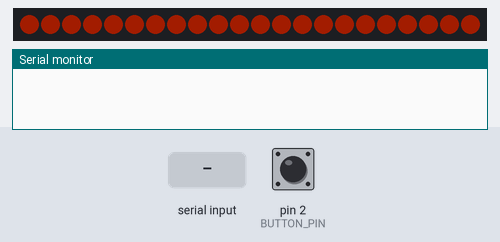
This sketch was run on a simulated Arduino Uno, built with avr-gcc and run on an emulated ATmega328P. On the bench: 22 RGB LEDs in strip order, left to right, the last lines printed to the serial monitor. The test bench sets the inputs (shaded band); at power-on: pin 2 (BUTTON_PIN) HIGH. Dim RGB values are drawn brighter than linear; EEPROM starts erased.

Above: at 0.95 s.
1.3 s: "SET;150\n" received over Serial
At 2.16 s:
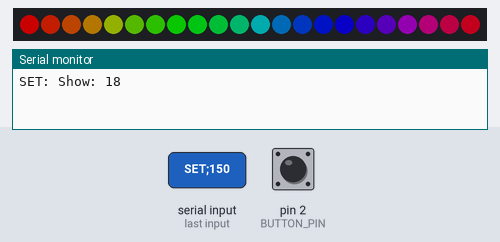
3.8 s: pin 2 (BUTTON_PIN) pulled LOW for 0.15 s
At 4.44 s:
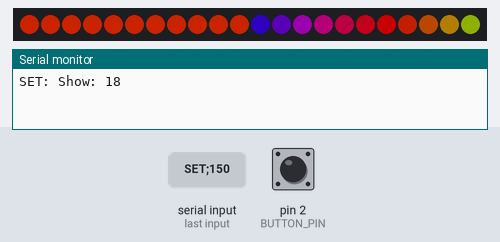
4.5 s: pin 2 (BUTTON_PIN) pulled LOW for 3.2 s
At 8.16 s:
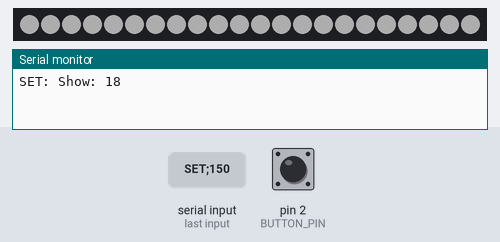
8.3 s: "OFF;1\n" received over Serial
At 9.69 s:
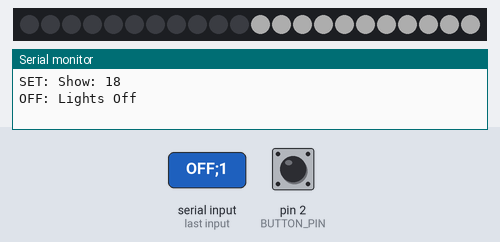
11.3 s: "ON;1\n" received over Serial
At 12.13 s:
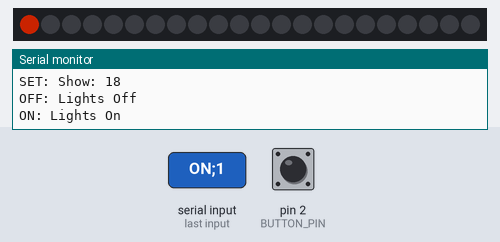
13.7 s: pin 2 (BUTTON_PIN) pulled LOW for 3.2 s
At 18.23 s:
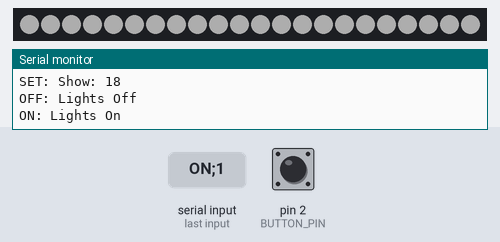
Timing chart, 0 to 18.5 s (numbered marks = the images above; inputs shaded):
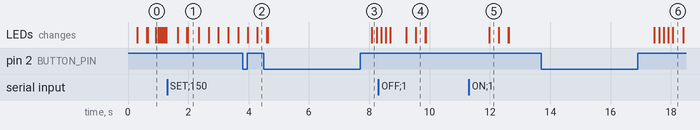

Measured:
- after the input at 1.3 s, the LEDs: first change after 0.34 s (image 1 shows a later state)
- after the input at 4.5 s, the LEDs: first differ from a run without the input after 3.6 s (image 3)
- after the input at 8.3 s, the LEDs: first differ from a run without the input after 0.93 s (image 4 shows a later state)
- after the input at 11.3 s, the LEDs: change after 0.68 s (image 5)
- after the input at 13.7 s, the LEDs: change after 3.8 s (image 6)

The sketch:

Computer_Case.ino
```cpp
#include <EEPROM.h>
#include <EEPROMAnything.h>

// This is a demonstration on how to use an input device to trigger changes on your neo pixels.
// You should wire a momentary push button to connect from ground to a digital IO pin.  When you
// press the button it will change to a new pixel animation.  Note that you need to press the
// button once to start the first animation!

#include <Adafruit_NeoPixel.h>


#define BUTTON_PIN 2    // Digital IO pin connected to the button.  This will be
                          // driven with a pull-up resistor so the switch should
                          // pull the pin to ground momentarily.  On a high -> low
                          // transition the button press logic will execute.

#define PIXEL_PIN    5    // Digital IO pin connected to the NeoPixels.

#define PIXEL_COUNT 22

const uint8_t BRIGHTNESS_DATA_START = 0;
const uint8_t SHOW_DATA_START = 4;
const uint8_t SHOW_ON_START = 8;
const uint8_t ANIMATION_START = 12;
const uint8_t PULSE_START = 16;

const int numBrightLevels = 10;
const float BRIGHT_LEVELS[numBrightLevels]={0.10,0.20,0.30,0.40,0.50,0.60,0.70,0.80,0.90,1.00};
uint8_t BrightnessIDX=0;

// Parameter 1 = number of pixels in strip,  neopixel stick has 8
// Parameter 2 = pin number (most are valid)
// Parameter 3 = pixel type flags, add together as needed:
//   NEO_RGB     Pixels are wired for RGB bitstream
//   NEO_GRB     Pixels are wired for GRB bitstream, correct for neopixel stick
//   NEO_KHZ400  400 KHz bitstream (e.g. FLORA pixels)
//   NEO_KHZ800  800 KHz bitstream (e.g. High Density LED strip), correct for neopixel stick
Adafruit_NeoPixel strip = Adafruit_NeoPixel(PIXEL_COUNT, PIXEL_PIN, NEO_GRB + NEO_KHZ800);

bool oldState = HIGH;
bool showOn= true;
int showType = 1;
int numShows = 19;
bool switchShows = false;
float Brightness = BRIGHT_LEVELS[3];
bool requiresLoop=0;
bool newButton=false;


unsigned long timeBetweenPresses = 10000;  // the last time the output pin was toggled
unsigned long timeHeld =0;
unsigned long lastPressTime = 0;    // the debounce time; increase if the output flickers
unsigned long lastPressDownTime=0;
unsigned long brightPressTime=1000;
unsigned long brightInitTime=250;
unsigned long brightEndTime=1500;
unsigned long startBrightCurr=0;
unsigned long debouncing_time = 400; // [ms] Debouncing time
volatile unsigned long last_micros;

uint8_t global_animation_time=30;
uint8_t global_pulse_time=20;

bool setBright = false;
bool firstcall=true;


#define DEBUG

void setup() {
  pinMode(BUTTON_PIN, INPUT_PULLUP);
  pinMode(PIXEL_PIN, OUTPUT);
  strip.begin();
  strip.show(); // Initialize all pixels to 'off'

  #ifdef DEBUG
    Serial.begin(115200);
  #endif

  attachInterrupt(digitalPinToInterrupt(BUTTON_PIN), debounceInterrupt, CHANGE);

  readSettings();

}

void loop() {
  if(firstcall){
    readSettings();
    firstcall=false;
  }
  else{
    if (!showOn){
      showColorAnimate(0,0,0, global_animation_time);
    }
    else if (setBright){
      startBlink(150);
      startBlink(150);
      showColor(128,128,128);
      while ((millis()-startBrightCurr)<brightEndTime){
        showColor(128,128,128);
      }
      setBright=false;
      }
    else{
      switchShows=false;
      startShow();
    }
  }
  handleSerial();
}

void startShow() {
  switch (showType){
      case 0: {showColorAnimate(255, 46, 0,global_animation_time);
          requiresLoop=0;
        } //Red
        break;
      case 1: {genPulse(255, 46, 0,global_pulse_time);
          requiresLoop=0;
        } //Red
        break;
      case 2:{showColorAnimate(255, 255, 0,global_animation_time);
          requiresLoop=0;
        }//Yellow
        break;
      case 3: {genPulse(255, 255, 0,global_pulse_time);
          requiresLoop=0;
        } //Red
        break;
      case 4:{showColorAnimate(0, 255, 0,global_animation_time);
          requiresLoop=0;
        }//Green
        break;
      case 5: {genPulse(0, 255, 0,global_pulse_time);
          requiresLoop=0;
        } //Red
        break;
      case 6:{ showColorAnimate(0, 30, 255,global_animation_time); //Blue
          requiresLoop=0;
        }
        break;
      case 7: {genPulse(0, 30, 255,global_pulse_time);
          requiresLoop=0;
        } //Red
        break;
      case 8:{
          showColorAnimate(120, 0, 255,global_animation_time); //Purple
          requiresLoop=0;
        }
        break;
      case 9: {
          genPulse(120, 0, 255,global_pulse_time);
          requiresLoop=0;
        } //Red
        break;
      case 10:{
          showColorAnimate(255, 0, 255,global_animation_time); //Pink
          requiresLoop=0;
        }
        break;
      case 11: {
          genPulse(255, 0, 255,global_pulse_time);
          requiresLoop=0;
        } //Red
        break;
      //White
      case 12:{
          showColorAnimate(255, 250, 245,global_animation_time); //White
          requiresLoop=0;
        }
        break;
      case 13: {showRainbow(global_animation_time); //Rainbow
        requiresLoop=0;
        }
        break;
        //Michigan
      case 14: halfAndHalf(255,255,0,0,31,173,global_animation_time); // halfAndHalfAnimated(255,255,0,0,31,173,20);
        break;
      case 15: rainbowCycleDim(20,1,true);
        break;
      case 16: rainbowCycleDim(60,1,true);
        break;
      case 17: rainbowCycleDim(10,1,false);
        break;
      case 18: rainbowCycleDim(30,1,false);
        break;
  }
}


//================================

// Same as RainbowCycle, except Dimmer
void rainbowCycleDim(uint8_t wait, uint8_t reps, bool FullColor) {
  uint16_t i, j;

  for(j=0; j<256*reps; j++) { // 5 cycles of all colors on wheel
    handleSerial();

    if (setBright || switchShows){
      break ;
    }

    for(i=0; i< strip.numPixels(); i++) {
      if (FullColor){
        strip.setPixelColor(i, Wheel(j & 255));
        }
      else{
        strip.setPixelColor(i, Wheel(((i * 256 / strip.numPixels()) + j) & 255));
      }

      if (j==0){
        strip.show();
        delay(global_animation_time);
       }
    }
    strip.show();
    delay(wait);

  }
}


void halfAndHalf(uint8_t r1, uint8_t g1, uint8_t b1, uint8_t r2, uint8_t g2, uint8_t b2,uint16_t wait){
  uint16_t i;
    for(i=0; i< strip.numPixels(); i++) {
      if (i<strip.numPixels()/2){
        strip.setPixelColor(i, strip.Color(r1*Brightness,g1*Brightness,b1*Brightness));
      }
      else if ((i>=strip.numPixels()/2)){
        strip.setPixelColor(i, strip.Color(r2*Brightness,g2*Brightness,b2*Brightness));
      }
      strip.show();
      delay(wait);
    }
}


void halfAndHalfAnimated(uint8_t r1, uint8_t g1, uint8_t b1, uint8_t r2, uint8_t g2, uint8_t b2,uint16_t wait){
  uint16_t i, j, k;
    //Set inital configuration
    halfAndHalf(r1, g1, b1, r2, g2, b2, 30);

    //Slowly rotate
    for (k=0; k<strip.numPixels(); k++){
      for (j=0; j<128; j++){
        handleSerial();
        if (setBright || switchShows){
          return;
        }
        float ratio=float(j/128.0);
        strip.setPixelColor((k+strip.numPixels()/2)%(strip.numPixels()), strip.Color(((ratio*r1)+((1.0-ratio)*r2))*Brightness,((ratio*g1)+((1.0-ratio)*g2))*Brightness,((ratio*b1)+((1.0-ratio)*b2))*Brightness));
        strip.setPixelColor(k, strip.Color(((ratio*r2)+((1.0-ratio)*r1))*Brightness,((ratio*g2)+((1.0-ratio)*g1))*Brightness,((ratio*b2)+((1.0-ratio)*b1))*Brightness));
        strip.show();
        delay(wait);
      }
    }

}


void genPulse(uint8_t red, uint8_t green,uint8_t blue,uint16_t wait){

  bool flip = true;
  float bright1=Brightness;
  float bright2=Brightness/3;
  float bright_tmp = bright1;
  int maxSteps=127;
  float progress=0.0;

  showColorAnimate(red/float(3), green/float(3), blue/float(3),global_animation_time);

  for (uint8_t k=0;k<2;k++){
    for (uint16_t i=0; i<maxSteps+1; i++){
      handleSerial();
      if (setBright || switchShows){
        break;
      }
      progress=BezierBlend(float(i)/float(maxSteps));

      //Calculate the brightness to use;
      if (flip){
        bright_tmp=(progress)*bright1+(1-progress)*bright2;
      }
      else{
        bright_tmp=(progress)*bright2+(1-progress)*bright1;
      }

      //Apply that brightness to all pixels
      for (uint8_t j=0; j<strip.numPixels(); j++){
          strip.setPixelColor(j, strip.Color(red*bright_tmp,green*bright_tmp,blue*bright_tmp));
      }

      //update values to al pixels
      strip.show();

      //Wait the correct amount of time
      delay(wait);
    }
    flip=!flip;
  }
}


//================================
//HELPER FUNCTIONS

void showColor(uint8_t red,uint8_t green,uint8_t blue){
  for(int i=0; i< strip.numPixels(); i++) {
      strip.setPixelColor(i, strip.Color(red*Brightness,green*Brightness,blue*Brightness));
  }
    strip.show();
}


void showColorAnimate(uint8_t red,uint8_t green,uint8_t blue,uint16_t wait){
  for(int i=0; i< strip.numPixels(); i++) {
      strip.setPixelColor(i, strip.Color(red*Brightness,green*Brightness,blue*Brightness));
      strip.show();
      delay(wait);
  }

}


void showRainbow(uint16_t wait){
  uint16_t j=0;
  uint16_t i=0;
  for(i=0; i< strip.numPixels(); i++) {
    strip.setPixelColor(i, Wheel(((i * 256 / strip.numPixels()) + j) & 255));
    strip.show();
    delay(wait);
  }
}


void startBlink(uint16_t wait){
  showColor(128,128,128);
  delay(wait);
  showColor(0,0,0);
  delay(wait);
}


// Input a value 0 to 255 to get a color value.
// The colours are a transition r - g - b - back to r.
uint32_t Wheel(byte WheelPos) {
  WheelPos = 255 - WheelPos;
  if(WheelPos < 85) {
    return strip.Color((255 - WheelPos * 3)*Brightness, 0, (WheelPos * 3)*Brightness);
  }
  if(WheelPos < 170) {
    WheelPos -= 85;
    return strip.Color(0, (WheelPos * 3)*Brightness, (255 - WheelPos * 3)*Brightness);
  }
  WheelPos -= 170;
  return strip.Color((WheelPos * 3)*Brightness, (255 - WheelPos * 3)*Brightness, 0);
}


//ISR
void debounceInterrupt() {
  if((long)(micros() - last_micros) >= debouncing_time * 1000) {
    bool reading = digitalRead(BUTTON_PIN);
    if(reading==LOW){ //Falling
      lastPressDownTime = millis();
    }
    else{
      switchShow();
      last_micros = micros();
    }
  }
}


boolean switchShow(){
  unsigned long currTime = millis();

  if(setBright){
    incrementBrightness();
    startBrightCurr=millis();
  }
  else{
    if((currTime-lastPressDownTime) > brightPressTime){
      setBright=true;
      //Serial.println("Set Brightness");
      startBrightCurr=millis();
    }
    else{
      showType++;
      if (showType >= numShows){
        showType=0;
      }
      switchShows=true;
      //Serial.println("Switch Shows");
    }

    lastPressTime=currTime;
  }
  saveSettings();
}


void incrementBrightness(){
//Update the brightness
  BrightnessIDX++;
  if (BrightnessIDX>=numBrightLevels){
    BrightnessIDX=0;
  }
  Brightness=BRIGHT_LEVELS[BrightnessIDX];

}


/* InOutQuadBlend takes in elements of a vector of times [0;1]
 *  and returns wait times.
 */

float InOutQuadBlend(float t)
{
    if(t <= 0.5f)
        return (2.0f * t*t);
    t -= 0.5;
    return (2.0f * t * (1.0f - t) + 0.5);
}


float BezierBlend(float t)
{
    return (t*t) * (3.0f - 2.0f * t);
}


void saveSettings(){
  //EEPROM_writeAnything(BRIGHTNESS_DATA_START, Brightness);
  EEPROM.write(SHOW_ON_START, showOn);
  EEPROM.write(SHOW_DATA_START, showType);
  EEPROM.write(BRIGHTNESS_DATA_START, BrightnessIDX);
  EEPROM.write(ANIMATION_START, global_animation_time);
  EEPROM.write(PULSE_START, global_pulse_time);

  //EEPROM_writeAnything(, showType);
}

void readSettings(){
    //Read old settings from EEPROM
  //EEPROM_readAnything(BRIGHTNESS_DATA_START, Brightness);
  showOn = EEPROM.read(SHOW_ON_START);
  uint8_t tmpShow= EEPROM.read(SHOW_DATA_START);
  uint8_t tmpBright=EEPROM.read(BRIGHTNESS_DATA_START);
  uint8_t tmp_ani=EEPROM.read(ANIMATION_START);
  uint8_t tmp_pulse=EEPROM.read(PULSE_START);


  //If show number is unreasonable, go back to default
  if (tmpShow<numShows & tmpShow>=0){
    showType = tmpShow;
  }

  if(tmpBright<numBrightLevels & tmpBright>=0){
    BrightnessIDX = tmpBright;
    Brightness=BRIGHT_LEVELS[BrightnessIDX];
  }

  if(tmp_ani<255 & tmp_ani>=0){
    global_animation_time = tmp_ani;
  }

  if(tmp_pulse<255 & tmp_pulse>=0){
    global_pulse_time = tmp_pulse;
  }


}


void handleSerial(){

  String command = readCommand();

  if (command != ""){
    String cmdStr = getStringValue(command, ';', 0);

    if (cmdStr == "BRIGHT"){
      if (getStringValue(command, ';', 1).length()){
        BrightnessIDX = constrain(getStringValue(command, ';', 1).toInt(), 0, numBrightLevels-1);
        Brightness=BRIGHT_LEVELS[BrightnessIDX];
        saveSettings();
        }
      sendCommand("BRIGHT: Brightness: "+String(Brightness*100)+"%");

    }
    else if(cmdStr == "SET"){
      if (getStringValue(command, ';', 1).length()){
        showType = constrain(getStringValue(command, ';', 1).toInt(), 0, numShows-1);
        saveSettings();
        switchShows=true;
      }
      sendCommand("SET: Show: "+String(showType));
    }
    else if(cmdStr == "ON"){
      showOn = true;
      sendCommand("ON: Lights On");
      saveSettings();
    }
    else if(cmdStr == "OFF"){
      showOn = false;
      sendCommand("OFF: Lights Off");
      saveSettings();
      switchShows=true;
    }
    else if(cmdStr == "TIME"){
      if (getStringValue(command, ';', 1).length()){
        global_animation_time = constrain(getStringValue(command, ';', 1).toInt(), 0, 1000);
        saveSettings();
      }
      sendCommand("TIME: Animation Time: " +String(global_animation_time));
    }

    else if(cmdStr == "PULSE"){
      if (getStringValue(command, ';', 1).length()){
        global_pulse_time = constrain(getStringValue(command, ';', 1).toInt(), 0, 1000);
        saveSettings();
        switchShows=true;
      }
      sendCommand("PULSE: Pulse Time: " +String(global_pulse_time));
    }
    else{
        sendCommand("UNREC: Unrecognized Command");
    }
  }

}


String getStringValue(String data, char separator, int index)
{
  if (data.indexOf(";") == -1 && index==0){
    return  data;
  }
  int found = 0;
  int strIndex[] = {0, -1};
  int maxIndex = data.length() - 1;

  for (int i = 0; i <= maxIndex && found <= index; i++) {
    if (data.charAt(i) == separator || i == maxIndex) {
      found++;
      strIndex[0] = strIndex[1] + 1;
      strIndex[1] = (i == maxIndex) ? i + 1 : i;
    }
  }

  return found > index ? data.substring(strIndex[0], strIndex[1]) : "";
}


String readCommand() {
  String command;
  //unsigned long start_time = micros();
  while (Serial.available()) {
    // get the new byte:
    char inChar = (char)Serial.read();
    // If the incoming character is a newline, set a flag so we can process it
    if (inChar == '\n') {
      command.toUpperCase();
      //Serial.print("_SER: Line Complete");
      //Serial.print('\t');
      //Serial.println(micros() - start_time);
      return command;
    }
    // Add new byte to the inputString:
    command += inChar;
  }
  return "";
}

void sendCommand(String bc_string){
  Serial.println(bc_string);
}
```
